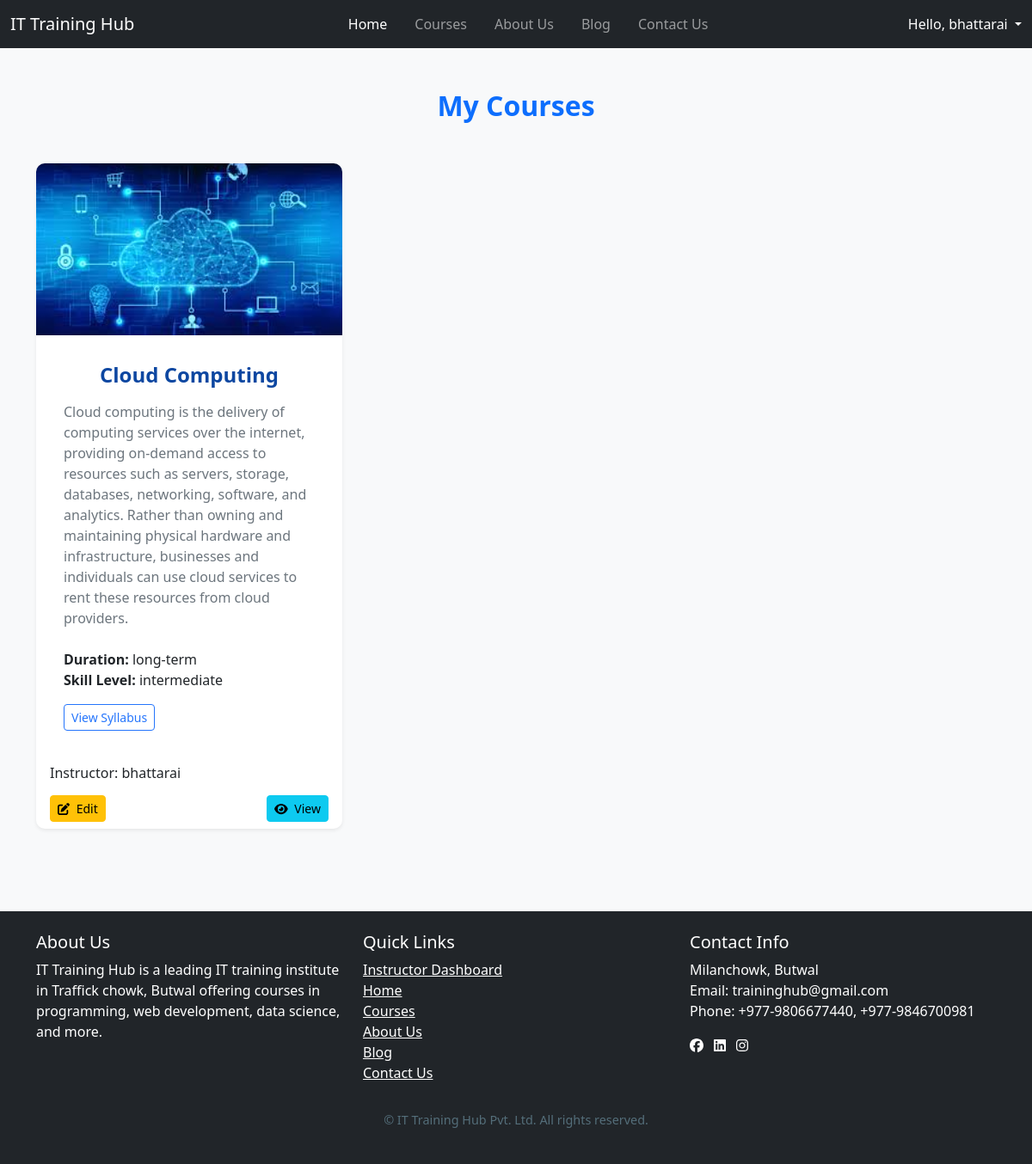
The page /instructor/mycourse/ (signed in) on the database its author committed.
### myapp/models.py (models this page shows, shortened)
class CustomUser(AbstractUser):
    USER_TYPE = (
        ("student", "Student"),
        ("instructor", "Instructor"),
    )
    user_type = models.CharField(max_length=100, choices=USER_TYPE)
    instructor_applied = models.BooleanField(default=False)
    instructor_approved = models.BooleanField(default=False)
    is_active = models.BooleanField(default=True)
    user_profile_image = models.ImageField(upload_to="images/profile_images/")
    phone = models.CharField(max_length=15, blank=True, null=True)
    address = models.TextField(blank=True, null=True)
    bio = models.TextField(blank=True, null=True)
    def __str__(self):
        return self.username

class Course(models.Model):
    SKILL_LEVEL_CHOICES = [
        ('beginner', 'Beginner'),
        ('intermediate', 'Intermediate'),
        ('advanced', 'Advanced'),
    ]
    DURATION_CHOICES = [
        ('short-term', 'Short-term'),
        ('long-term', 'Long-term'),
    ]
    instructor = models.ForeignKey(
    settings.AUTH_USER_MODEL,
    on_delete=models.CASCADE,
    null=True,
    blank=True,
    related_name='courses'
)
    name = models.CharField(max_length=200)
    description = models.TextField()
    duration = models.CharField(max_length=20, choices=DURATION_CHOICES)
    fee = models.DecimalField(max_digits=10, decimal_places=2)
    skill_level = models.CharField(max_length=20, choices=SKILL_LEVEL_CHOICES)
    prerequisites = models.TextField(blank=True)
    image = models.ImageField(upload_to='courses/', blank=True, null=True)

### instructorapp/views.py (the view)
# urls.py: path("mycourse/", mycourse, name="mycourse")
def mycourse(request):
    courses = Course.objects.filter(instructor=request.user)
    return render(request, 'instructor/mycourse.html', {'courses': courses})

### instructorapp/templates/instructor/mycourse.html (shortened to what this page needs)
{% extends 'base3.html' %}
{% load static %}
{% block content %}
<section class="courses-section py-5">
  <div class="container">
    <h2 class="text-center fw-bold text-primary mb-5">My Courses</h2>
    <div class="row row-cols-1 row-cols-md-2 row-cols-lg-3 g-4">
      {% if courses %}
        {% for course in courses %}
          <div class="col">
            <div class="card h-100 shadow-sm">
              {% if course.image %}
                <img src="{{ course.image.url }}" class="card-img-top" alt="{{ course.name }}">
              {% else %}
                <img src="{% static 'images/default-course.jpg' %}" class="card-img-top" alt="Default Course Image">
              {% endif %}
              <div class="card-body">
                <h5 class="card-title">{{ course.name }}</h5>
                <p class="card-text">{{ course.description }}</p>
                <ul class="list-unstyled">
                  <li><strong>Duration:</strong> {{ course.duration}}</li>
                  <li><strong>Skill Level:</strong> {{ course.skill_level }}</li>
                </ul>
                <a href="#{{ course.name|slugify }}-syllabus" class="btn btn-outline-primary btn-sm">View Syllabus</a>
              </div>
              <div class="card-footer bg-transparent">
                <div class="d-flex align-items-center">
                  <div>
                    <h6 class="mb-0">Instructor: {{ course.instructor }}</h6>
                  </div>
                </div>
              </div>
              <div class="card-footer bg-transparent">
                <div class="d-flex justify-content-between">
                  <a href="#" class="btn btn-warning btn-sm">
                    <i class="fas fa-edit me-1"></i> Edit
                  </a>
                  <a href="#" class="btn btn-info btn-sm">
                    <i class="fas fa-eye me-1"></i> View
                  </a>
                </div>
              </div>
            </div>
          </div>
        {% endfor %}
      {% else %}
        <p>No courses created yet. Start by creating your first course!</p>
      {% endif %}
    </div>
  </div>
</section>
{% endblock content %}

### instructorapp/templates/base3.html (shortened to what this page needs)
<!DOCTYPE html>
{% load static %}
<html lang="en">
<head>
    <link href="https://cdn.jsdelivr.net/npm/bootstrap@5.3.3/dist/css/bootstrap.min.css" rel="stylesheet"
>
    <link href="https://cdnjs.cloudflare.com/ajax/libs/font-awesome/6.0.0-beta3/css/all.min.css" rel="stylesheet">
    <link href="https://cdn.jsdelivr.net/npm/bootstrap-icons@1.11.3/font/bootstrap-icons.css" rel="stylesheet">
    <link rel="stylesheet" href="https://cdn.jsdelivr.net/npm/alertifyjs@1.14.0/build/css/alertify.min.css">
    <link rel="stylesheet" href="https://cdn.jsdelivr.net/npm/alertifyjs@1.14.0/build/css/themes/default.min.css">
    <link rel="stylesheet" href="//cdn.jsdelivr.net/npm/alertifyjs@1.14.0/build/css/themes/default.min.css" />
    <link rel="stylesheet" href="{% static 'css/style.css' %}">
</head>
<body>
    <nav class="navbar navbar-expand-lg navbar-dark bg-dark">
        <div class="container-fluid">
            <a class="navbar-brand" href="#">IT Training Hub</a>
            <div class="collapse navbar-collapse" id="navbarNav">
                <ul class="navbar-nav mx-auto">
                    <li class="nav-item me-3">
                        <a class="nav-link active" aria-current="page" href="{% url 'home' %}">Home</a>
                    </li>
                    <li class="nav-item me-3">
                        <a class="nav-link" href="{% url 'course' %}">Courses</a>
                    </li>
                    <li class="nav-item me-3">
                        <a class="nav-link" href="{% url 'about' %}">About Us</a>
                    </li>
                    <li class="nav-item me-3">
                        <a class="nav-link" href="{% url 'blog_list' %}">Blog</a>
                    </li>
                    <li class="nav-item">
                        <a class="nav-link" href="{% url 'contact' %}">Contact Us</a>
                    </li>
                </ul>
                {% if user.is_authenticated %}
                <div class="dropdown">
                    <a class="nav-link dropdown-toggle text-white" href="#" role="button" id="profileDropdown"
                        data-bs-toggle="dropdown" aria-expanded="false">
                        Hello, {{ user.username }}
                    </a>
                </div>
                {% else %}
                <a class="nav-link text-white" href="{% url 'login' %}"><button type="submit" class="btn btn-outline-success btn-light">Login</button></a>
                {% endif %}
            </div>
        </div>
    </nav>
    {% block content %}
    {% endblock content %}
    <footer class="bg-dark text-white mt-5">
        <div class="container py-4">
            <div class="row">
                <div class="col-md-4">
                    <h5>About Us</h5>
                    <p>IT Training Hub is a leading IT training institute in Traffick chowk, Butwal offering courses in
                        programming, web development, data science, and more.</p>
                </div>
                <div class="col-md-4">
                    <h5>Quick Links</h5>
                    <ul class="list-unstyled">
                        <li>
                            {% if user.is_authenticated %}
                            <a href="{% url 'instructordashboard' %}" class="text-white">Instructor Dashboard</a>
                            {% else %}
                            <a href="{% url 'login' %}" class="text-white">Login</a>
                            {% endif %}
                        </li>
                        <li><a href="{% url 'home' %}" class="text-white">Home</a></li>
                        <li><a href="{% url 'course' %}" class="text-white">Courses</a></li>
                        <li><a href="{% url 'about' %}" class="text-white">About Us</a></li>
                        <li><a href="{% url 'blog_list' %}" class="text-white">Blog</a></li>
                        <li><a href="{% url 'contact' %}" class="text-white">Contact Us</a></li>
                    </ul>
                </div>
                <div class="col-md-4">
                    <h5>Contact Info</h5>
                    <ul class="list-unstyled">
                        <li>Milanchowk, Butwal</li>
                        <li>Email: traininghub@gmail.com</li>
                        <li>Phone: +977-9806677440, +977-9846700981</li>
                    </ul>
                    <div class="mt-3">
                        <a href="#" class="text-white me-2"><i class="fab fa-facebook"></i></a>
                        <a href="#" class="text-white me-2"><i class="fab fa-linkedin"></i></a>
                        <a href="#" class="text-white me-2"><i class="fab fa-instagram"></i></a>
                    </div>
                </div>
            </div>
            <div class="text-center mt-3">
                <p>&copy; {{date}} IT Training Hub Pvt. Ltd. All rights reserved.</p>
            </div>
        </div>
    </footer>
</body>
</html>

### myapp/static/css/style.css (style rules this page uses)
.courses-section { padding: 60px 0; }
.courses-section .card { border: none; border-radius: 10px; transition: transform 0.3s ease, box-shadow 0.3s ease; }
.courses-section .card-img-top { border-top-left-radius: 10px; border-top-right-radius: 10px; height: 200px; object-fit: cover; }
.courses-section .card-title { font-size: 1.5rem; font-weight: bold; margin-bottom: 1rem; }
.courses-section .card-text { font-size: 1rem; color: #6c757d; margin-bottom: 1.5rem; }
.courses-section .card-footer { border-top: none; background-color: transparent; }
.courses-section .btn-outline-primary { border-color: #2575fc; color: #2575fc; }
.card { border: none; border-radius: 10px; box-shadow: 0 4px 12px rgba(0, 0, 0, 0.1); transition: transform 0.3s ease, box-shadow 0.3s ease; }
.card-body { padding: 30px; }
.card-title { font-size: 2rem; font-weight: bold; margin-bottom: 1.5rem; color: #0d47a1; text-align: center; }
.text-center p { margin-top: 1rem; font-size: 0.9rem; color: #546e7a; }
body { background-color: #f8f9fa; }
.card-body { padding: 2rem; }

### rows shown on the page
CustomUser: username "bhattarai"
Course: image (picture), name "Cloud Computing", description "Cloud computing is the delivery of computing services over the internet, providing on-demand access to resources such as servers, storage, databases, networking, software, and analytics. Rather than owning and maintaining physical hardware and infrastructure, businesses and individuals can use cloud services to rent these resources from cloud providers.", duration "long-term", skill_level "intermediate", instructor "bhattarai"
